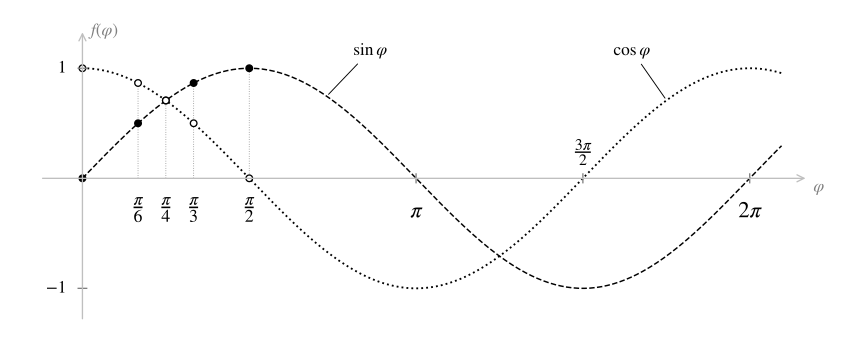

This chart was generated by the following Python code:
"""Abb. 1.3: Bestimmte Werte von Sinus und Cosinus (Stil wie Abb. 1.1/2.1:
schwarz, Sinus gestrichelt, Cosinus gepunktet, Achsen hellgrau).
Aufruf: python3 werte_sinus_cosinus.py  ->  werte_sinus_cosinus.svg"""
import numpy as np
import matplotlib
matplotlib.use("Agg")
import matplotlib.pyplot as plt

plt.rcParams.update({"font.family": "STIXGeneral", "mathtext.fontset": "stix",
                     "font.size": 13, "svg.fonttype": "path"})
HELL, GRAU = "#BFBFBF", "#808080"

fig, ax = plt.subplots(figsize=(9, 3.6))
x = np.linspace(0, 2 * np.pi + 0.3, 600)
ax.plot(x, np.sin(x), "k--", lw=1.1)
ax.plot(x, np.cos(x), "k:", lw=1.4)

# Achsen hellgrau mit Pfeil, ohne Rahmen
for s in ax.spines.values():
    s.set_visible(False)
ax.annotate("", xy=(2 * np.pi + 0.55, 0), xytext=(-0.4, 0),
            arrowprops=dict(arrowstyle="->", color=HELL, lw=1))
ax.annotate("", xy=(0, 1.35), xytext=(0, -1.3),
            arrowprops=dict(arrowstyle="->", color=HELL, lw=1))
ax.text(2 * np.pi + 0.6, -0.12, r"$\varphi$", color=GRAU)
ax.text(0.08, 1.3, r"$f(\varphi)$", color=GRAU)
ax.set_xticks([]); ax.set_yticks([])

# Werte im ersten Viertel markieren
werte = [(np.pi / 6, r"$\frac{\pi}{6}$"), (np.pi / 4, r"$\frac{\pi}{4}$"),
         (np.pi / 3, r"$\frac{\pi}{3}$"), (np.pi / 2, r"$\frac{\pi}{2}$")]
for w, lab in werte:
    ax.plot([w, w], [0, max(np.sin(w), np.cos(w))], color=GRAU, lw=0.6, ls=(0, (1, 2)))
    ax.plot(w, np.sin(w), "o", ms=5, mfc="k", mec="k")
    ax.plot(w, np.cos(w), "o", ms=5, mfc="white", mec="k")
ax.plot(0, 0, "o", ms=5, mfc="k", mec="k")
ax.plot(0, 1, "o", ms=5, mfc="white", mec="k")
# Beschriftung der Winkel unter der Achse (leicht versetzt, damit nichts überlappt)
for w, lab in werte:
    ax.text(w, -0.15, lab, ha="center", va="top", fontsize=19)
for w, lab in [(np.pi, r"$\pi$"), (3 * np.pi / 2, r"$\frac{3\pi}{2}$"), (2 * np.pi, r"$2\pi$")]:
    ax.plot([w, w], [-0.04, 0.04], color=GRAU, lw=1)
    ax.text(w, -0.2 if w != 3 * np.pi / 2 else 0.12, lab, ha="center",
            va="top" if w != 3 * np.pi / 2 else "bottom", fontsize=17)
# Hochachse: 1 und -1
for y, lab in [(1, "$1$"), (-1, "$-1$")]:
    ax.plot([-0.04, 0.04], [y, y], color=GRAU, lw=1)
    ax.text(-0.15, y, lab, ha="right", va="center")
# Legende direkt an den Kurven
ax.annotate(r"$\sin\varphi$", xy=(2.3, np.sin(2.3)), xytext=(2.55, 1.12),
            arrowprops=dict(arrowstyle="-", lw=0.7))
ax.annotate(r"$\cos\varphi$", xy=(5.5, np.cos(5.5)), xytext=(5.0, 1.12),
            arrowprops=dict(arrowstyle="-", lw=0.7))

ax.set_xlim(-0.6, 2 * np.pi + 0.9); ax.set_ylim(-1.35, 1.45)
fig.tight_layout()
fig.savefig(__file__.replace(".py", ".svg"), transparent=True)
